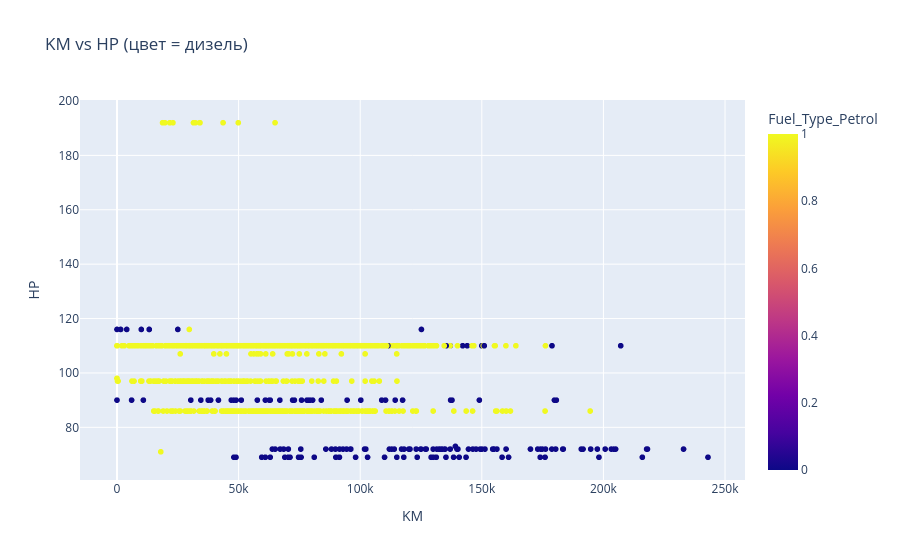

Notebook cell for this chart:
### Code cell
fig = px.scatter(df, x='KM', y='HP', color='Fuel_Type_Petrol',
                 title='KM vs HP (цвет = дизель)')
fig.show()

### Figure 1 — Plotly figure (JSON) as saved in the notebook; plotly's stock layout.template omitted (floating-point values rounded to 4 significant figures; data arrays with more than 128 entries replaced by an {"elided": "..."} marker saying what was removed)
{"data": [{"hovertemplate": "KM=%{x}<br>HP=%{y}<br>Fuel_Type_Petrol=%{marker.color}<extra></extra>", "legendgroup": "", "marker": {"color": {"elided": "1436 int values"}, "coloraxis": "coloraxis", "symbol": "circle"}, "mode": "markers", "name": "", "showlegend": false, "type": "scattergl", "x": {"elided": "1436 int values"}, "xaxis": "x", "y": {"elided": "1436 int values"}, "yaxis": "y"}], "layout": {"coloraxis": {"colorbar": {"title": {"text": "Fuel_Type_Petrol"}}, "colorscale": [[0, "#0d0887"], [0.1111, "#46039f"], [0.2222, "#7201a8"], [0.3333, "#9c179e"], [0.4444, "#bd3786"], [0.5556, "#d8576b"], [0.6667, "#ed7953"], [0.7778, "#fb9f3a"], [0.8889, "#fdca26"], [1, "#f0f921"]]}, "legend": {"tracegroupgap": 0}, "title": {"text": "KM vs HP (цвет = дизель)"}, "xaxis": {"anchor": "y", "domain": [0, 1], "title": {"text": "KM"}}, "yaxis": {"anchor": "x", "domain": [0, 1], "title": {"text": "HP"}}}}
